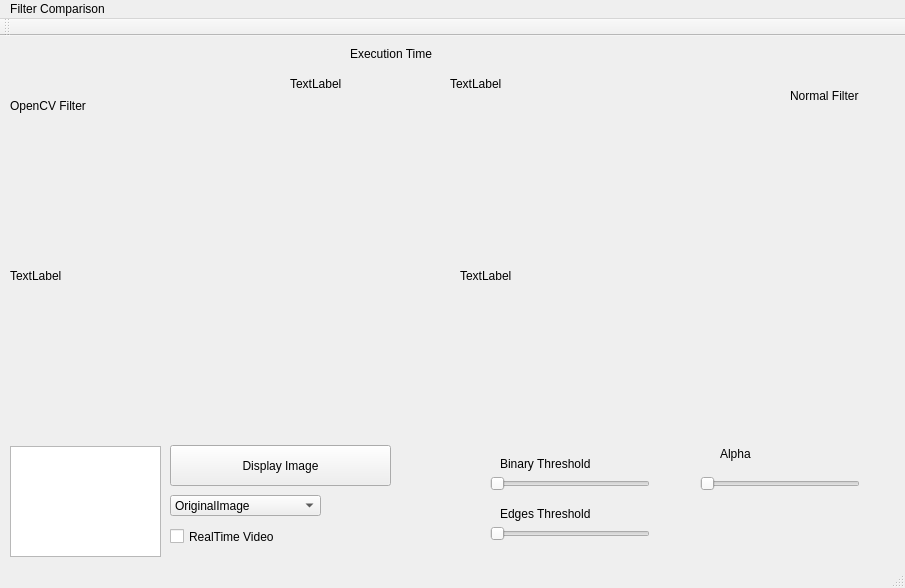
<?xml version="1.0" encoding="UTF-8"?>
<ui version="4.0">
 <class>MainWindow</class>
 <widget class="QMainWindow" name="MainWindow">
  <property name="geometry">
   <rect>
    <x>0</x>
    <y>0</y>
    <width>905</width>
    <height>588</height>
   </rect>
  </property>
  <property name="windowTitle">
   <string>MainWindow</string>
  </property>
  <widget class="QWidget" name="centralWidget">
   <widget class="QComboBox" name="comboBox">
    <property name="geometry">
     <rect>
      <x>170</x>
      <y>459</y>
      <width>151</width>
      <height>21</height>
     </rect>
    </property>
    <item>
     <property name="text">
      <string>OriginalImage</string>
     </property>
    </item>
    <item>
     <property name="text">
      <string>Gx</string>
     </property>
    </item>
    <item>
     <property name="text">
      <string>Gy</string>
     </property>
    </item>
    <item>
     <property name="text">
      <string>Grayscale</string>
     </property>
    </item>
    <item>
     <property name="text">
      <string>BinaryFilter</string>
     </property>
    </item>
    <item>
     <property name="text">
      <string>InvertedFilter</string>
     </property>
    </item>
    <item>
     <property name="text">
      <string>ErosionFilter</string>
     </property>
    </item>
    <item>
     <property name="text">
      <string>DilationFilter</string>
     </property>
    </item>
    <item>
     <property name="text">
      <string>EnhancedFilter</string>
     </property>
    </item>
    <item>
     <property name="text">
      <string>EdgesFilter</string>
     </property>
    </item>
   </widget>
   <widget class="QPushButton" name="pushButton">
    <property name="geometry">
     <rect>
      <x>170</x>
      <y>409</y>
      <width>221</width>
      <height>41</height>
     </rect>
    </property>
    <property name="text">
     <string>Display Image</string>
    </property>
   </widget>
   <widget class="QLabel" name="label">
    <property name="geometry">
     <rect>
      <x>10</x>
      <y>79</y>
      <width>411</width>
      <height>321</height>
     </rect>
    </property>
    <property name="text">
     <string>TextLabel</string>
    </property>
   </widget>
   <widget class="QLabel" name="label_2">
    <property name="geometry">
     <rect>
      <x>10</x>
      <y>59</y>
      <width>91</width>
      <height>21</height>
     </rect>
    </property>
    <property name="text">
     <string>OpenCV Filter</string>
    </property>
   </widget>
   <widget class="QLabel" name="label_3">
    <property name="geometry">
     <rect>
      <x>790</x>
      <y>50</y>
      <width>91</width>
      <height>20</height>
     </rect>
    </property>
    <property name="text">
     <string>Normal Filter</string>
    </property>
   </widget>
   <widget class="QLabel" name="label_4">
    <property name="geometry">
     <rect>
      <x>460</x>
      <y>79</y>
      <width>411</width>
      <height>321</height>
     </rect>
    </property>
    <property name="text">
     <string>TextLabel</string>
    </property>
   </widget>
   <widget class="QListWidget" name="lst_names">
    <property name="geometry">
     <rect>
      <x>10</x>
      <y>410</y>
      <width>151</width>
      <height>111</height>
     </rect>
    </property>
   </widget>
   <widget class="QLabel" name="label_5">
    <property name="geometry">
     <rect>
      <x>350</x>
      <y>10</y>
      <width>191</width>
      <height>16</height>
     </rect>
    </property>
    <property name="text">
     <string>Execution Time</string>
    </property>
   </widget>
   <widget class="QLabel" name="l_oCV_eTime">
    <property name="geometry">
     <rect>
      <x>290</x>
      <y>40</y>
      <width>59</width>
      <height>15</height>
     </rect>
    </property>
    <property name="text">
     <string>TextLabel</string>
    </property>
   </widget>
   <widget class="QLabel" name="l_aR_eTime">
    <property name="geometry">
     <rect>
      <x>450</x>
      <y>40</y>
      <width>59</width>
      <height>15</height>
     </rect>
    </property>
    <property name="text">
     <string>TextLabel</string>
    </property>
   </widget>
   <widget class="QSlider" name="horizontalSlider">
    <property name="geometry">
     <rect>
      <x>490</x>
      <y>440</y>
      <width>160</width>
      <height>16</height>
     </rect>
    </property>
    <property name="maximum">
     <number>255</number>
    </property>
    <property name="orientation">
     <enum>Qt::Horizontal</enum>
    </property>
   </widget>
   <widget class="QLabel" name="label_6">
    <property name="geometry">
     <rect>
      <x>500</x>
      <y>420</y>
      <width>141</width>
      <height>16</height>
     </rect>
    </property>
    <property name="text">
     <string>Binary Threshold</string>
    </property>
   </widget>
   <widget class="QLabel" name="label_7">
    <property name="geometry">
     <rect>
      <x>500</x>
      <y>470</y>
      <width>111</width>
      <height>16</height>
     </rect>
    </property>
    <property name="text">
     <string>Edges Threshold</string>
    </property>
   </widget>
   <widget class="QSlider" name="horizontalSlider_2">
    <property name="geometry">
     <rect>
      <x>490</x>
      <y>490</y>
      <width>160</width>
      <height>16</height>
     </rect>
    </property>
    <property name="maximum">
     <number>255</number>
    </property>
    <property name="orientation">
     <enum>Qt::Horizontal</enum>
    </property>
   </widget>
   <widget class="QLabel" name="label_8">
    <property name="geometry">
     <rect>
      <x>720</x>
      <y>410</y>
      <width>59</width>
      <height>15</height>
     </rect>
    </property>
    <property name="text">
     <string>Alpha</string>
    </property>
   </widget>
   <widget class="QSlider" name="horizontalSlider_3">
    <property name="geometry">
     <rect>
      <x>700</x>
      <y>440</y>
      <width>160</width>
      <height>16</height>
     </rect>
    </property>
    <property name="orientation">
     <enum>Qt::Horizontal</enum>
    </property>
   </widget>
   <widget class="QCheckBox" name="checkBox">
    <property name="geometry">
     <rect>
      <x>170</x>
      <y>490</y>
      <width>121</width>
      <height>21</height>
     </rect>
    </property>
    <property name="text">
     <string>RealTime Video</string>
    </property>
    <property name="checked">
     <bool>false</bool>
    </property>
   </widget>
  </widget>
  <widget class="QMenuBar" name="menuBar">
   <property name="geometry">
    <rect>
     <x>0</x>
     <y>0</y>
     <width>905</width>
     <height>20</height>
    </rect>
   </property>
   <widget class="QMenu" name="menuFilter_Comparison">
    <property name="title">
     <string>Filter Comparison</string>
    </property>
   </widget>
   <addaction name="menuFilter_Comparison"/>
  </widget>
  <widget class="QToolBar" name="mainToolBar">
   <attribute name="toolBarArea">
    <enum>TopToolBarArea</enum>
   </attribute>
   <attribute name="toolBarBreak">
    <bool>false</bool>
   </attribute>
  </widget>
  <widget class="QStatusBar" name="statusBar"/>
 </widget>
 <layoutdefault spacing="6" margin="11"/>
 <resources/>
 <connections/>
</ui>
